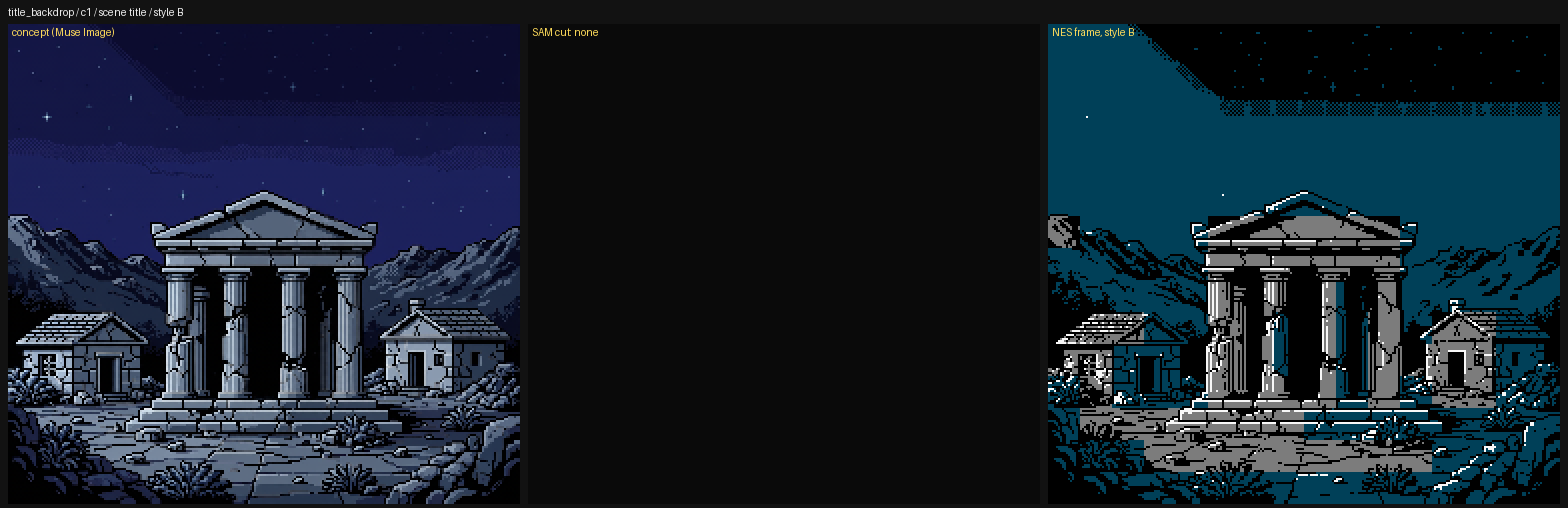
#> input picture knowledge/meta_art_reference/title_backdrop_c1/comparison.png, 1568 x 508 px, given in place of ui_battle.png, which was not available
$ python make_ui_frames_v2.py
#> lines starting #> are read from the running program, lines starting #| are printed output that depends on the picture; pictures that were not available may be replaced by others from this repository, and a replacement may not be noted
#!/usr/bin/env python3
"""make_ui_frames_v2.py: the 32x32 battle enemy frame, redrawn with a dark boundary ring.

Card t_b15e9c7a (AUTO-SPRITE-NEXT). Queue row `spr_pp_ui_enemy` (P2, `queued_by_eye`) carries a
measured defect, not a model opinion: `output/_eye_r8_audit.py` counted 124 opaque boundary pixels on
the shipped `game/sprites_src/ui/spr_pp_ui_enemy.png` and found 0.0 percent of them on the darkest
colour in the file, because `tools/art/make_ui_nes.py` draws the block as a white 1 px edge over a gold
fill and white is the lightest entry it spends. On the battle ground, grey `$00`, that edge is a light
line over a light field, which is the RULE 0 white blob risk the eye names on two sheets.

The redraw
----------
The frame is three flat rings, hand written row by row in this file: ink `$0F` on the outside, white
`$30` inside it, gold `$28` filling the block. Nothing is scaled, tinted or solved.

Why those three entries and not others: a 32x32 sheet is four by four 8x8 tiles, and RULE 0 point 2 asks
a battle figure's palette question per tile (gamedev ruling on card t_af6fd431). Every tile of this
frame carries `$0F`, `$30` and `$28`, and `data/scene_palettes.json` ui sp0 is exactly `$0F $28 $30`, so
one sprite palette covers the whole sheet with no fourth colour anywhere. The black ring also fixes the
reading the eye measured: the boundary is now the darkest entry, and on the battle ground it is 5.3:1
against the grey band while the gold fill sits two luminance rows above it.

The ground
----------
`output/spr_pp_ui_enemy_ground.png` is the 32 x 32 patch of `game/sprites_src/ui/screens/ui_battle.png`
the block stands in: sky `$0F` at the top, the two row dither, then the grey band `$00` the encounter is
fought on. It is cropped from the shipped screen, not drawn here.

Usage:
    python tools/art/make_ui_frames_v2.py
"""

from __future__ import annotations

import argparse
import os
import sys

from PIL import Image

HERE = os.path.dirname(os.path.abspath(__file__))
ROOT = os.path.dirname(os.path.dirname(HERE))

INK = "#000000"   # $0F the boundary ring
WHITE = "#fcfcfc"  # $30 the keyline inside it
GOLD = "#f8b800"  # $28 the fill

PALETTE = {"K": INK, "W": WHITE, "A": GOLD}
W = H = 32

# The frame, 32x32, drawn in direction B: a 1 px ink ring, a white rim on the top and left (the light side), the
# gold block in the middle, and a second ink pixel on the right and bottom as the shadow. Three tones from three
# entries (ink dark, white light, gold mid) plus transparency, which is what one sprite may spend.
def frame_rows() -> list:
    rows = []
    for y in range(H):
        row = []
        for x in range(W):
            if x in (0, W - 1) or y in (0, H - 1):
                row.append("K")
            elif (x == W - 2 and 1 <= y < H - 1) or (y == H - 2 and 1 <= x < W - 1):
                row.append("K")
            elif y == 1 or x == 1:
                row.append("W")
            else:
                row.append("A")
        rows.append("".join(row))
    return rows


ENEMY_ROWS = frame_rows()


def build_frame() -> Image.Image:
    if len(ENEMY_ROWS) != H:
        raise SystemExit("%d rows written, the frame is %d tall" % (len(ENEMY_ROWS), H))
    image = Image.new("RGBA", (W, H), (0, 0, 0, 0))
#> image: PIL image 32x32 RGBA; every value is 0
    for y, row in enumerate(ENEMY_ROWS):
        if len(row) != W:
            raise SystemExit("%d letters on row %d, the frame is %d wide" % (len(row), y, W))
        for x, letter in enumerate(row):
            colour = PALETTE[letter]
            image.putpixel((x, y), (int(colour[1:3], 16), int(colour[3:5], 16), int(colour[5:7], 16), 255))
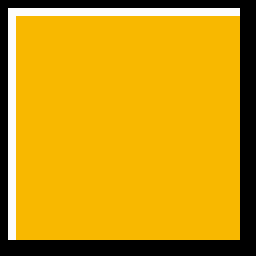
#> image: PIL image 32x32 RGBA (shown 8 times larger); mean R, G, B, A 203.9, 154.9, 14, 255
#|   output/redraws/spr_pp_ui_enemy.png 32x32
    return image


def build_ground() -> Image.Image:
    """The 32x32 of the shipped battle screen the block stands in, cropped where no block is drawn."""
    path = os.path.join(ROOT, "game", "sprites_src", "ui", "screens", "ui_battle.png")
    with Image.open(path) as screen:
#> screen is the input picture: PIL image 1568x508 RGB; mean R, G, B 22.6, 33.6, 45.9
        ground = screen.convert("RGBA").crop((160, 88, 192, 120))
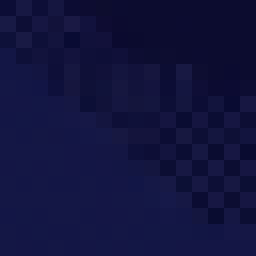
#> ground: PIL image 32x32 RGBA (shown 8 times larger); mean R, G, B, A 17.3, 18.9, 61.1, 255
    entries = {}
    for pixel in ground.getdata():
        if pixel[3]:
            key = "#%02x%02x%02x" % pixel[:3]
            entries[key] = entries.get(key, 0) + 1
#> this loop made 1024 passes
#> (pixel, key) on passes 1 to 12: ((12, 13, 54, 255), '#0c0d36'), ((12, 13, 54, 255), '#0c0d36'), ((23, 24, 67, 255), '#171843'), ((23, 24, 67, 255), '#171843'), ((13, 14, 55, 255), '#0d0e37'), ((13, 14, 55, 255), '#0d0e37'), ((21, 22, 64, 255), '#151640'), ((21, 22, 64, 255), '#151640'), ((12, 12, 51, 255), '#0c0c33'), ((12, 12, 51, 255), '#0c0c33'), ((13, 12, 49, 255), '#0d0c31'), ((13, 12, 49, 255), '#0d0c31')
#> key on passes 61 to 66: '#0c0c2f', '#0c0c2f', '#0c0c2f', '#0c0c2f', '#181a45', '#181a45'
#> after the loop, entries = 120 items
    print("  ground: %s at (160, 88) 32x32, entries %s"
          % (os.path.relpath(path, ROOT).replace(os.sep, "/"), sorted(entries.items())))
#> (printed output is left out)
    return ground


def audit(path: str) -> None:
    """How much of the frame's opaque boundary sits on the darkest entry it spends.

    This is the number the eye's round 8 measured on the shipped sheet (0.0 percent of 124 boundary
    pixels) and the number the redraw has to move, so the check is one runnable command.
    """
    with Image.open(path) as image:
        frame = image.convert("RGBA")
    counts = {}
    boundary = []
    drawn = 0
    width, height = frame.size
    for y in range(height):
        for x in range(width):
            pixel = frame.getpixel((x, y))
            if pixel[3] == 0:
                continue
            drawn += 1
            counts[pixel[:3]] = counts.get(pixel[:3], 0) + 1
            if x in (0, width - 1) or y in (0, height - 1):
                boundary.append(pixel[:3])
    luma = {colour: 0.2126 * colour[0] + 0.7152 * colour[1] + 0.0722 * colour[2] for colour in counts}
    darkest = min(counts, key=luma.get)
    on_darkest = sum(1 for colour in boundary if colour == darkest)
    print("  %s: %d colours, %d drawn px, %d boundary px, %d on the darkest #%02x%02x%02x, %.1f%%"
          % (os.path.relpath(path, ROOT).replace(os.sep, "/"), len(counts), drawn, len(boundary),
             on_darkest, darkest[0], darkest[1], darkest[2],
             100.0 * on_darkest / max(1, len(boundary))))


def main() -> int:
    parser = argparse.ArgumentParser(description=__doc__)
    parser.add_argument("--audit", action="store_true",
                        help="print the boundary metric for the shipped sheet and the redraw")
    args = parser.parse_args()
    out = os.path.join(ROOT, "output", "redraws")
    os.makedirs(out, exist_ok=True)
    frame = build_frame()
    path = os.path.join(out, "spr_pp_ui_enemy.png")
    frame.save(path)
    print("  %s %dx%d" % (os.path.relpath(path, ROOT).replace(os.sep, "/"), frame.width, frame.height))
    ground_path = os.path.join(ROOT, "output", "spr_pp_ui_enemy_ground.png")
    build_ground().save(ground_path)
    print("  %s 32x32" % os.path.relpath(ground_path, ROOT).replace(os.sep, "/"))
    if args.audit:
        audit(os.path.join(ROOT, "game", "sprites_src", "ui", "spr_pp_ui_enemy.png"))
        audit(path)
    return 0


if __name__ == "__main__":
    sys.exit(main())
#> (the program exits here)
